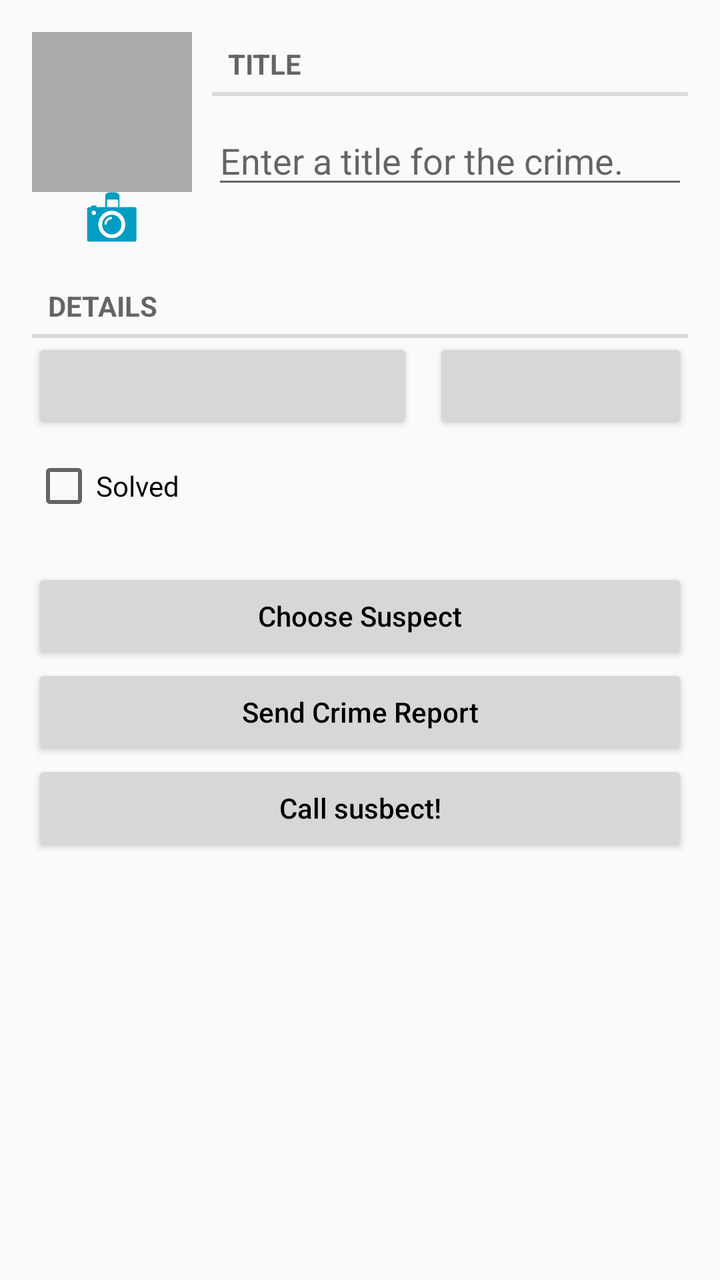
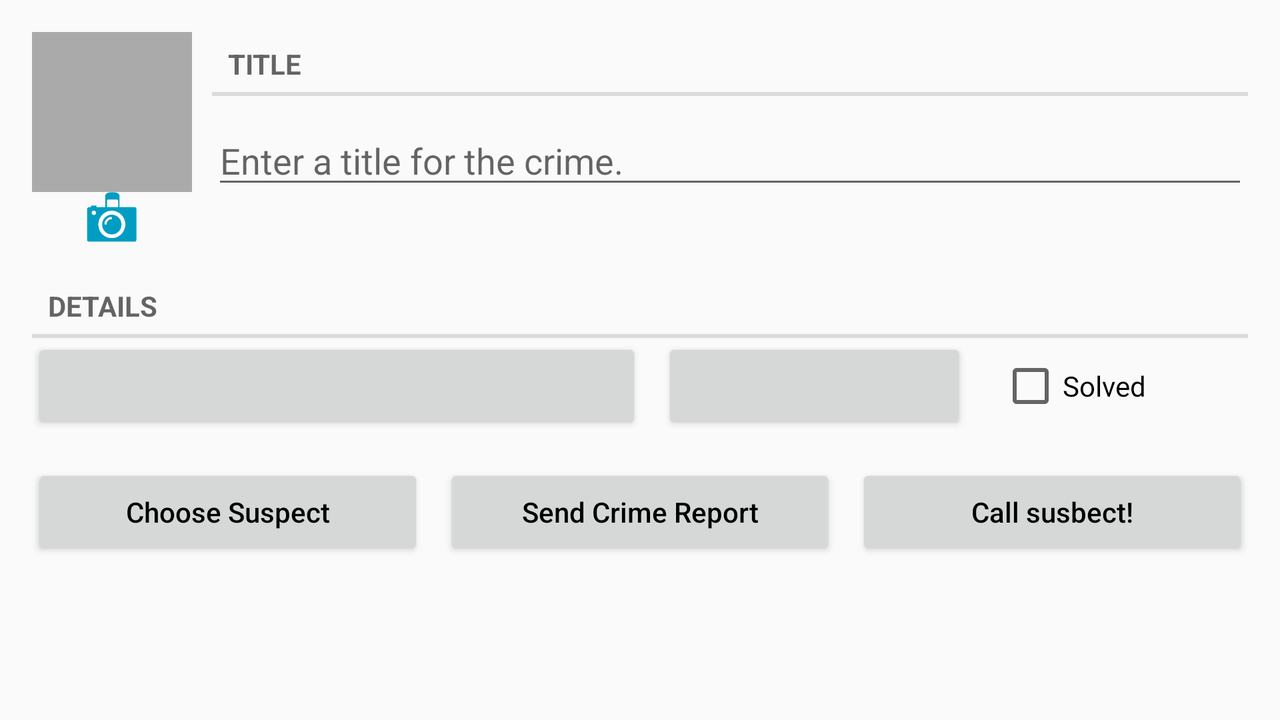

An Android layout and its configuration variant, each rendered on a device that would load it. The default file and the variant file are quoted in full after the pictures.
<!-- AndroidManifest.xml: application theme AppTheme -->
<!-- res/layout/fragment_crime.xml -->
<?xml version="1.0" encoding="utf-8"?>
<LinearLayout xmlns:android="http://schemas.android.com/apk/res/android"
              android:layout_width="match_parent"
              android:layout_height="match_parent"
              android:orientation="vertical">
<include layout="@layout/view_camera_and_title"/>

    <TextView
        style="?android:listSeparatorTextViewStyle"
        android:layout_width="match_parent"
        android:layout_height="wrap_content"
        android:layout_marginLeft="16dp"
        android:layout_marginRight="16dp"
        android:text="@string/crime_details_label"/>

    <LinearLayout
        android:layout_width="match_parent"
        android:layout_height="wrap_content"
        android:weightSum="5"
        android:orientation="horizontal">

        <Button
            android:id="@+id/crime_date"
            android:layout_width="0dp"
            android:layout_height="wrap_content"
            android:layout_marginLeft="16dp"
            android:layout_weight="3"
            android:textAllCaps="false"
            android:textColor="#000000"/>

        <Button
            android:id="@+id/crime_time"
            android:layout_width="0dp"
            android:layout_height="wrap_content"
            android:layout_marginLeft="10dp"
            android:layout_marginRight="16dp"
            android:layout_weight="2"
            android:textAllCaps="false"
            android:textColor="#000000"/>

    </LinearLayout>


    <CheckBox
        android:id="@+id/crime_solved"
        android:layout_width="match_parent"
        android:layout_height="wrap_content"
        android:layout_marginLeft="16dp"
        android:layout_marginRight="16dp"
        android:layout_marginTop="10dp"

        android:text="@string/crime_solved_label"/>

    <Button
        android:id="@+id/susbect_button"
        android:layout_width="match_parent"
        android:layout_height="wrap_content"
        android:layout_gravity="center"
        android:layout_marginTop="25dp"
        android:text="@string/crime_suspect_text"
        android:layout_marginLeft="16dp"
        android:layout_marginRight="16dp"
        android:textAllCaps="false"
        android:textColor="#000000"/>

    <Button
        android:id="@+id/report_button"
        android:layout_width="match_parent"
        android:layout_height="wrap_content"
        android:layout_gravity="center"
        android:layout_marginLeft="16dp"
        android:layout_marginRight="16dp"
        android:text="@string/crime_report_text"
        android:textAllCaps="false"
        android:textColor="#000000"/>

    <Button
        android:id="@+id/call_susbect_button"
        android:layout_width="match_parent"
        android:layout_height="wrap_content"
        android:layout_gravity="center"
        android:layout_marginLeft="16dp"
        android:layout_marginRight="16dp"
        android:text="@string/call_susbect_button"
        android:textAllCaps="false"
        android:textColor="#000000"/>

</LinearLayout>
<!-- res/layout/view_camera_and_title.xml (included above) -->
<?xml version="1.0" encoding="utf-8"?>
<LinearLayout
    xmlns:android="http://schemas.android.com/apk/res/android"
    android:layout_width="match_parent"
    android:layout_height="wrap_content"
    android:layout_margin="@dimen/activity_horizontal_margin"
    android:orientation="horizontal">

    <LinearLayout
        android:layout_width="wrap_content"
        android:layout_height="wrap_content"
        android:layout_marginRight="10dp"
        android:orientation="vertical"
        >

        <ImageView
            android:id="@+id/image_view"
            android:layout_width="80dp"
            android:layout_height="80dp"
            android:background="@android:color/darker_gray"
            android:cropToPadding="true"
            android:scaleType="centerInside"/>

        <ImageButton
            android:id="@+id/camera_button"
            android:layout_width="25dp"
            android:layout_height="25dp"
            android:layout_gravity="center"
            android:background="@drawable/cam_but"
            />

    </LinearLayout>

    <LinearLayout
        android:layout_width="match_parent"
        android:layout_height="wrap_content"
        android:orientation="vertical">

        <TextView
            style="?android:listSeparatorTextViewStyle"
            android:layout_width="match_parent"
            android:layout_height="wrap_content"
            android:text="@string/crime_title_label"/>

        <EditText
            android:id="@+id/crime_title"
            android:layout_width="match_parent"
            android:layout_height="wrap_content"
            android:layout_marginTop="10dp"
            android:hint="@string/crime_title_hint"/>

    </LinearLayout>

</LinearLayout>
<!-- resources referenced by this layout -->
<resources>
  <dimen name="activity_horizontal_margin">16dp</dimen>
  <!-- drawable cam_but: png bitmap (drawable-mdpi, 5013 bytes) -->
  <string name="call_susbect_button">Call susbect!</string>
  <string name="crime_details_label">Details</string>
  <string name="crime_report_text">Send Crime Report</string>
  <string name="crime_solved_label">Solved</string>
  <string name="crime_suspect_text">Choose Suspect</string>
  <string name="crime_title_hint" translatable="false">Enter a title for the crime.</string>
  <string name="crime_title_label">Title</string>
  <style name="AppTheme" parent="Theme.AppCompat.Light.DarkActionBar">
          
          <item name="colorPrimary">#5b9bba</item>
          <item name="colorPrimaryDark">#000000</item>
          <item name="colorAccent">#316dd6</item>
      </style>
</resources>
<!-- res/layout-land/fragment_crime.xml (the repository's variant of the layout above) -->
<!-- drawn on the phone turned sideways -->
<?xml version="1.0" encoding="utf-8"?>
<LinearLayout xmlns:android="http://schemas.android.com/apk/res/android"
    android:layout_width="match_parent"
    android:layout_height="match_parent"
    android:orientation="vertical">

   <include layout="@layout/view_camera_and_title"/>

    <TextView
        style="?android:listSeparatorTextViewStyle"
        android:layout_width="match_parent"
        android:layout_height="wrap_content"
        android:layout_marginRight="16dp"
        android:layout_marginLeft="16dp"
        android:text="@string/crime_details_label" />

    <LinearLayout
        android:layout_width="match_parent"
        android:layout_height="wrap_content"
        android:layout_marginLeft="16dp"
        android:layout_marginRight="16dp"
        android:orientation="vertical"
        android:weightSum="11">

        <LinearLayout
            android:layout_width="match_parent"
            android:layout_height="wrap_content"
            android:layout_weight="3"
            android:orientation="horizontal">

            <Button
                android:id="@+id/crime_date"
                android:layout_width="0dp"
                android:layout_height="wrap_content"
                android:layout_weight="6"
                android:textAllCaps="false"
                android:textColor="#000000"/>

            <Button
                android:id="@+id/crime_time"
                android:layout_width="0dp"
                android:layout_height="wrap_content"
                android:layout_marginLeft="10dp"
                android:layout_marginRight="16dp"
                android:layout_weight="3"
                android:textAllCaps="false"
                android:textColor="#000000"/>

            <CheckBox
                android:id="@+id/crime_solved"
                android:layout_width="wrap_content"
                android:layout_height="wrap_content"
                android:layout_weight="1"
                android:text="@string/crime_solved_label" />

        </LinearLayout>




    </LinearLayout>

    <LinearLayout
        android:layout_width="match_parent"
        android:layout_height="wrap_content"
        android:orientation="horizontal"
        android:layout_marginLeft="16dp"
        android:layout_marginTop="15dp"
        android:layout_marginRight="16dp">

        <Button
            android:id="@+id/susbect_button"
            android:layout_width="0dp"
            android:layout_weight="1"
            android:layout_height="wrap_content"
            android:text="@string/crime_suspect_text"
            android:textAllCaps="false"
            android:layout_marginRight="10dp"
            android:textColor="#000000"/>

        <Button
            android:id="@+id/report_button"
            android:layout_width="0dp"
            android:layout_weight="1"
            android:layout_marginRight="10dp"

            android:layout_height="wrap_content"
            android:text="@string/crime_report_text"
            android:textAllCaps="false"
            android:textColor="#000000"/>
        <Button
            android:id="@+id/call_susbect_button"
            android:layout_width="0dp"
            android:layout_height="wrap_content"
            android:layout_weight="1"

            android:text="@string/call_susbect_button"
            android:textAllCaps="false"
            android:textColor="#000000"/>


    </LinearLayout>

</LinearLayout>
